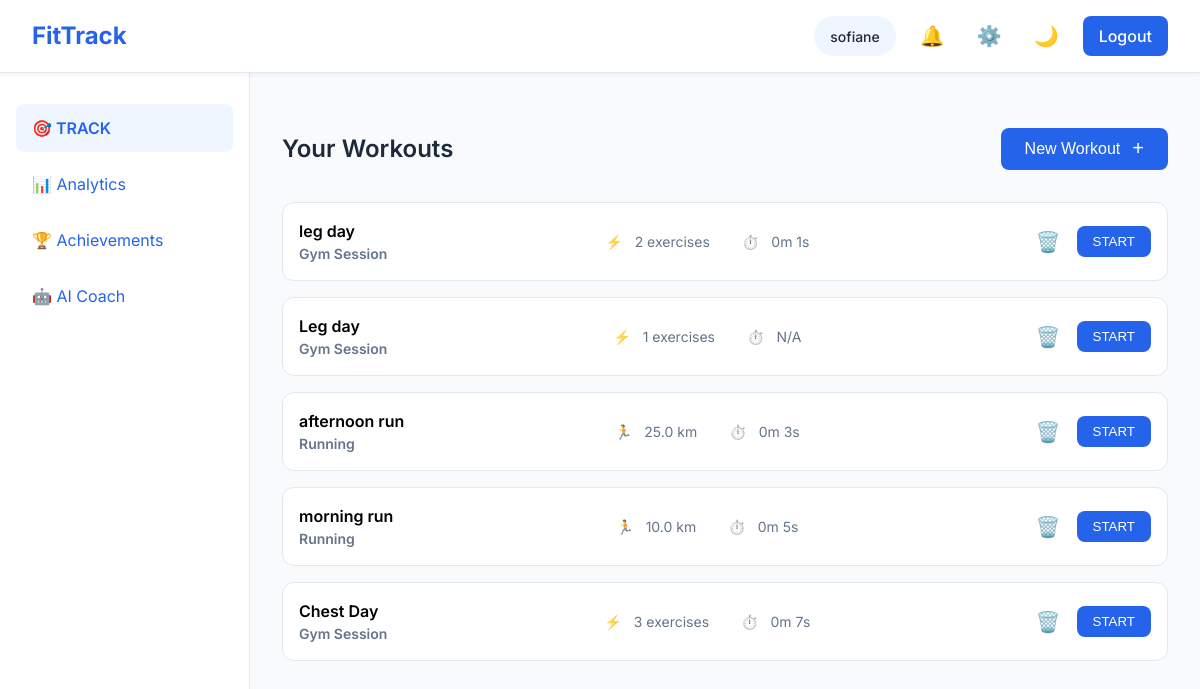
The app's page /home/track/ (signed in) with its own data.
### home/models.py (models this page shows, shortened)
class CustomUser(AbstractUser):
    birth_date = models.DateField(null=True, blank=True)
    GENDER_CHOICES = (
        ('M', 'Male'),
        ('F', 'Female'),
        ('O', 'Other'),
    )
    gender = models.CharField(max_length=1, choices=GENDER_CHOICES, blank=True)
    weight = models.FloatField(null=True, blank=True, help_text="Weight in kilograms")
    height = models.FloatField(null=True, blank=True, help_text="Height in centimeters")
    xp = models.IntegerField(default=0)  # Total XP earned
    level = models.IntegerField(default=1)  # Current level
    FITNESS_LEVEL_CHOICES = (
        ('B', 'Beginner'),
        ('I', 'Intermediate'),
        ('A', 'Advanced'),
    )
    fitness_level = models.CharField(
        max_length=1,
        choices=FITNESS_LEVEL_CHOICES,
        default='B',
        blank=True,
    )

class WorkoutTemplate(models.Model):
    user = models.ForeignKey(CustomUser, on_delete=models.CASCADE, related_name='templates')
    name = models.CharField(max_length=100)  # e.g., "Morning run"
    ACTIVITY_TYPES = (
        ('R', 'Running'),
        ('G', 'Gym Session'),
    )
    activity_type = models.CharField(max_length=1, choices=ACTIVITY_TYPES)
    created_at = models.DateTimeField(auto_now_add=True)
    distance = models.FloatField(null=True, blank=True, help_text="Distance in kilometers")
    pace = models.CharField(max_length=5, null=True, blank=True, help_text="Pace in min/km, e.g., 5:30")
    def get_exercise_count(self):
        if self.activity_type != 'G':
            return None
        return self.exercises.count()

class WorkoutSession(models.Model):
    user = models.ForeignKey(CustomUser, on_delete=models.CASCADE, related_name='sessions')
    template = models.ForeignKey(WorkoutTemplate, on_delete=models.CASCADE, related_name='sessions')
    activity_type = models.CharField(max_length=1, choices=WorkoutTemplate.ACTIVITY_TYPES)
    distance = models.FloatField(null=True, blank=True, help_text="Distance in kilometers")  # For running
    duration_seconds = models.IntegerField(null=True, blank=True, help_text="Duration in seconds")  # For both running and gym
    completed_at = models.DateTimeField(default=timezone.now)
    def get_duration_display(self):
        if self.duration_seconds is None:
            return "N/A"
        minutes = self.duration_seconds // 60
        seconds = self.duration_seconds % 60
        hours = int(minutes // 60)
        remaining_minutes = int(minutes % 60)
        if hours > 0:
            return f"{hours}h {remaining_minutes}m {seconds}s"
        return f"{remaining_minutes}m {seconds}s"

### home/views.py (the view)
# urls.py: path("track/", views.track, name="track"),
def track(request):
    if not request.user.is_authenticated:
        return HttpResponseRedirect(reverse("login"))
    templates = WorkoutTemplate.objects.filter(user=request.user).order_by('-created_at')
    templates_with_session_data = []
    for template in templates:
        recent_session = WorkoutSession.objects.filter(
            user=request.user,
            template=template,
        ).order_by('-completed_at').first()
        templates_with_session_data.append({
            'template': template,
            'latest_duration': recent_session.get_duration_display() if recent_session else None,
            'latest_distance': recent_session.distance if recent_session else None,
        })
    return render(request, 'home/track.html', {
        'active_page': 'track',
        'templates_with_session_data': templates_with_session_data,
    })

### home/templates/home/track.html (shortened to what this page needs)
{% extends "home/layout.html" %}
{% load static %}
{% block content %}
<main class="main-content">
    <div class="page-header">
        <h2>Your Workouts</h2>
        <button class="add-button">
            <span>New Workout</span>
            <span class="plus-icon">+</span>
        </button>
    </div>
    <div class="workout-list">
        {% for item in templates_with_session_data %}
        <div class="workout-item">
            <div class="workout-info">
                <div class="workout-info-main">
                    <span>{{ item.template.name }}</span>
                    <p>{{ item.template.get_activity_type_display }}</p>
                </div>
                <div class="workout-details">
                    <div class="workout-detail">
                        {% if item.template.activity_type == 'G' %}
                        <span class="workout-detail-icon">⚡</span>
                        <span>{{ item.template.get_exercise_count|default:"0" }} exercises</span>
                        {% elif item.template.activity_type == 'R' %}
                        <span class="workout-detail-icon">🏃</span>
                        <span>{{ item.latest_distance|default:"0" }} km</span>
                        {% endif %}
                    </div>
                    <div class="workout-detail">
                        <span class="workout-detail-icon">⏱️</span>
                        <span>
                            {% if item.latest_duration %}
                                {{ item.latest_duration }}
                            {% else %}
                                N/A
                            {% endif %}
                        </span>
                    </div>
                </div>
            </div>
            <div class="workout-actions">
                <form action="{% url 'delete_template' item.template.id %}" method="post" style="display: inline;">
                    <button type="submit" class="delete-button" onclick="return confirm('Are you sure you want to delete {{ item.template.name }}?');">🗑️</button>
                </form>
                <a href="{% if item.template.activity_type == 'R' %}{% url 'start_run' item.template.id %}{% else %}{% url 'start_gym' item.template.id %}{% endif %}">
                    <button class="start-button">START</button>
                </a>
            </div>
        </div>
        {% endfor %}
    </div>
</main>
{% endblock %}

### home/templates/home/layout.html (shortened to what this page needs)
{% load static %}
<!DOCTYPE html>
<html lang="en">
<head>
  <link rel="stylesheet" href="{% static 'home/style.css' %}">
</head>
<body>
<div class="app-container">
  <header>
    <div class="logo">FitTrack</div>
    <div class="header-actions">
      <div class="user-profile">
        <span class="user-greeting">{{ request.user.username }}</span>
      </div>
      <button class="icon-button">🔔</button>
      <button class="icon-button">⚙️</button>
      <button class="theme-toggle-btn" aria-label="Toggle dark mode">🌙</button>
      <a href="{% url 'logout' %}" class="login-button-header">Logout</a>
    </div>
  </header>
  <div class="content">
    <nav class="sidebar">
      <ul>
        <a href="{% url 'track' %}"><li {% if active_page == 'track' %}class="active"{% endif %}><span>🎯 TRACK</span></li></a>
        <a href="{% url 'analytics' %}"><li {% if active_page == 'analytics' %}class="active"{% endif %}><span>📊 Analytics</span></li></a>
        <a href="{% url 'achievements' %}"><li {% if active_page == 'achievements' %}class="active"{% endif %}><span>🏆 Achievements</span></li></a>
        <a href="{%url 'aicoach' %}"><li {% if active_page == 'aicoach' %}class="active"{% endif %}><span>🤖 AI Coach</span></li></a>
      </ul>
    </nav>
    {% block content %}
    {% endblock %}
  </div>
</div>
</body>
</html>

### home/static/home/style.css (style rules this page uses)
:root { --primary-color: #2563eb; --background-color: #f8fafc; --sidebar-color: #ffffff; --text-primary: #1e293b; --text-secondary: #64748b; --border-color: #e2e8f0; --hover-color: #eff6ff; }
a { color: var(--primary-color); text-decoration: none; }
* { margin: 0; padding: 0; box-sizing: border-box; }
body { font-family: 'Inter', sans-serif; background-color: var(--background-color); color: var(--text-primary); line-height: 1.5; }
.app-container { min-height: 100vh; display: flex; flex-direction: column; }
header { background-color: var(--sidebar-color); padding: 1rem 2rem; display: flex; justify-content: space-between; align-items: center; border-bottom: 1px solid var(--border-color); position: fixed; top: 0; left: 0; right: 0; z-index: 100; box-shadow: 0 2px 4px rgba(0, 0, 0, 0.05); }
.logo { font-size: 1.5rem; font-weight: 700; color: var(--primary-color); }
.header-actions { display: flex; gap: 1rem; }
.user-profile { display: flex; align-items: center; padding: 0.25rem; padding-left: 1rem; border-radius: 2rem; background-color: var(--hover-color); }
.user-greeting { color: var(--text-primary); font-weight: 500; padding-right: 0.75rem; font-size: 0.875rem; }
.icon-button { background: none; border: none; font-size: 1.25rem; cursor: pointer; padding: 0.5rem; border-radius: 50%; transition: background-color 0.2s; }
.login-button-header { background-color: var(--primary-color); color: white; padding: 0.5rem 1rem; border-radius: 0.5rem; font-weight: 500; text-decoration: none; transition: transform 0.2s; }
.content { display: flex; margin-top: 72px; flex: 1; }
.sidebar { width: 250px; position: fixed; top: 72px; bottom: 0; background-color: var(--sidebar-color); padding: 2rem 1rem; border-right: 1px solid var(--border-color); overflow-y: auto; }
.sidebar ul { list-style: none; }
.sidebar li { padding: 0.75rem 1rem; margin-bottom: 0.5rem; border-radius: 0.5rem; cursor: pointer; transition: background-color 0.2s; }
.sidebar li.active { background-color: var(--hover-color); color: var(--primary-color); font-weight: 600; }
.main-content { margin-left: 250px; flex: 1; padding: 2rem; }
.page-header { display: flex; justify-content: space-between; align-items: center; margin-bottom: 2rem; }
.page-header h2 { font-size: 1.5rem; font-weight: 600; color: var(--text-primary); }
.add-button { display: flex; align-items: center; gap: 0.75rem; padding: 0.75rem 1.5rem; font-size: 1rem; font-weight: 500; background-color: var(--primary-color); color: white; border: none; border-radius: 0.5rem; cursor: pointer; transition: transform 0.2s; }
.plus-icon { font-size: 1.25rem; line-height: 1; margin-top: -2px; }
.workout-list { display: grid; gap: 1rem; }
.workout-item { background-color: var(--sidebar-color); padding: 1rem; border-radius: 0.75rem; display: flex; justify-content: space-between; align-items: center; border: 1px solid var(--border-color); transition: transform 0.2s, box-shadow 0.2s; }
.workout-info { display: flex; align-items: center; justify-content: space-between; flex: 1; margin-right: 2rem; }
.workout-info-main { font-weight: 600; min-width: 120px; }
.workout-info-main p { color: var(--text-secondary); font-size: 0.875rem; }
.workout-details { display: none; color: var(--text-secondary); font-size: 0.875rem; gap: 2rem; flex: 1; justify-content: center; }
.workout-detail { display: flex; align-items: center; gap: 0.75rem; }
.workout-detail-icon { color: var(--primary-color); opacity: 0.8; }
@media (min-width: 768px) { .workout-details { display: flex; } }
.start-button { background-color: var(--primary-color); color: white; border: none; padding: 0.5rem 1rem; border-radius: 0.5rem; font-weight: 500; cursor: pointer; transition: transform 0.2s; }
.workout-actions { display: flex; gap: 0.5rem; align-items: center; }
.delete-button { background-color: transparent; color: #64748b; border: none; padding: 0.5rem; border-radius: 0.5rem; font-weight: 500; cursor: pointer; transition: all 0.2s; display: flex; align-items: center; font-size: 1.25rem; }
* { transition: background-color 0.3s ease, color 0.3s ease, border-color 0.3s ease; }
.theme-toggle-btn { background: none; border: none; font-size: 1.25rem; cursor: pointer; padding: 0.5rem; border-radius: 50%; color: var(--text-primary); transition: background-color 0.2s, transform 0.2s; }

### records on screen
CustomUser: user.username "sofiane"
WorkoutTemplate: template.name "leg day", template.activity_type "Gym Session", template.get_exercise_count "2", latest_duration "0m 1s"
WorkoutTemplate: template.name "Leg day", template.activity_type "Gym Session", template.get_exercise_count "1", shows "N/A"
WorkoutTemplate: template.name "afternoon run", template.activity_type "Running", latest_distance "25.0", latest_duration "0m 3s"
WorkoutTemplate: template.name "morning run", template.activity_type "Running", latest_distance "10.0", latest_duration "0m 5s"
WorkoutTemplate: template.name "Chest Day", template.activity_type "Gym Session", template.get_exercise_count "3", latest_duration "0m 7s"
